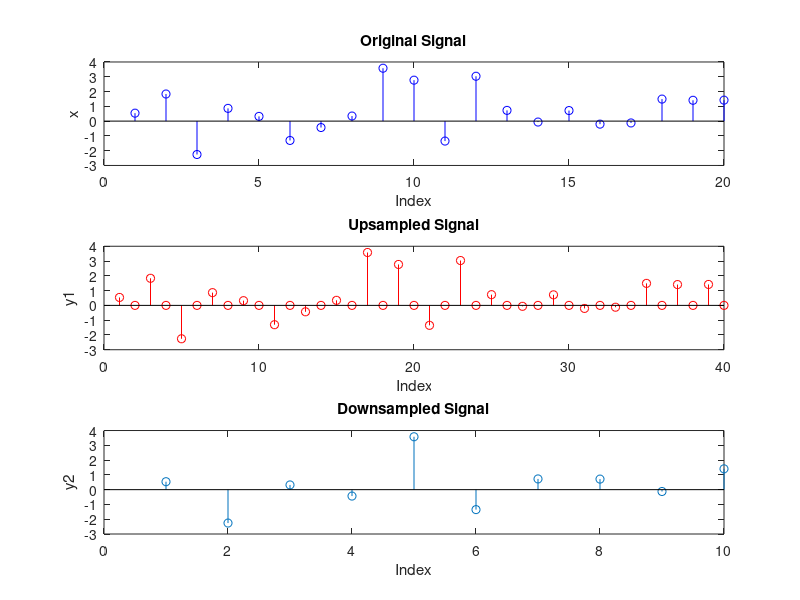

This figure's MATLAB source:
function main()
  % Example usage:
    x = [0.5377 1.8339 -2.2588 0.8622 0.3188 -1.3077 -0.4336 0.3426 3.5784 2.7694 -1.3499 3.0349 0.7254 -0.0631 0.7147 -0.2050 -0.1241 1.4897 1.4090 1.4172];
    f = 2;

  % Upsample and downsample the signal
    upsampled_sequence = upsampling(x, f);
    downsampled_sequence = downsampling(x, f);
  % Display the results
    disp('upsample ');
    disp(upsampled_sequence);
    disp('downsample ');
    disp(downsampled_sequence);

  % Plot the signals
    subplot(3,1,1);  % Arrange plots vertically in 3 rows, 1 column
    stem(1:length(x), x, 'b', 'Marker', 'o', 'DisplayName', 'Original Signal');
    title('Original Signal');
    xlabel('Index');
    ylabel('x');

    subplot(3,1,2);
    stem(1:length(upsampled_sequence), upsampled_sequence, 'r', 'Marker', 'o', 'DisplayName', 'Upsampled Signal');  % Corrected marker to 'x'
    title('Upsampled Signal');
    xlabel('Index');
    ylabel('y1');

    subplot(3,1,3);
    stem(1:length(downsampled_sequence), downsampled_sequence, 'p', 'Marker', 'o', 'DisplayName', 'Downsampled Signal');  % Corrected marker to 'x'
    title('Downsampled Signal');
    xlabel('Index');
    ylabel('y2');

end

function y1 = upsampling(x, f)
  % Pre-allocate the output array with zeros
    y1 = zeros(1, length(x) * f);

  % Upsample the signal using vectorized operations
    y1(1:f:end) = x;
end

function y2 = downsampling(x, f)
  % Pre-allocate the output array with zeros
    y2 = zeros(1, floor(length(x) / f));

  % Downsample the signal using vectorized operations
    y2 = x(1:f:end);
end

